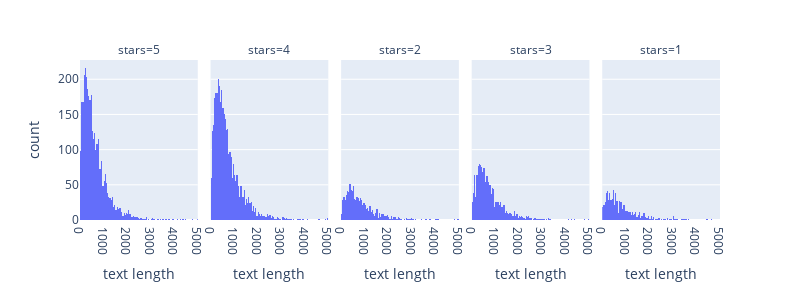

Source (notebook cell):
### Code cell
px.histogram(yelp,x='text length',facet_col='stars',width=800,height=300)

### Figure 1 — Plotly figure (JSON) as saved in the notebook; plotly's stock layout.template omitted (floating-point values rounded to 4 significant figures; data arrays with more than 128 entries replaced by an {"elided": "..."} marker saying what was removed)
{"data": [{"alignmentgroup": "True", "bingroup": "x", "hovertemplate": "stars=5<br>text length=%{x}<br>count=%{y}<extra></extra>", "legendgroup": "", "marker": {"color": "#636efa", "pattern": {"shape": ""}}, "name": "", "offsetgroup": "", "orientation": "v", "showlegend": false, "type": "histogram", "x": {"elided": "3337 int values"}, "xaxis": "x", "yaxis": "y"}, {"alignmentgroup": "True", "bingroup": "x", "hovertemplate": "stars=4<br>text length=%{x}<br>count=%{y}<extra></extra>", "legendgroup": "", "marker": {"color": "#636efa", "pattern": {"shape": ""}}, "name": "", "offsetgroup": "", "orientation": "v", "showlegend": false, "type": "histogram", "x": {"elided": "3526 int values"}, "xaxis": "x2", "yaxis": "y2"}, {"alignmentgroup": "True", "bingroup": "x", "hovertemplate": "stars=2<br>text length=%{x}<br>count=%{y}<extra></extra>", "legendgroup": "", "marker": {"color": "#636efa", "pattern": {"shape": ""}}, "name": "", "offsetgroup": "", "orientation": "v", "showlegend": false, "type": "histogram", "x": {"elided": "927 int values"}, "xaxis": "x3", "yaxis": "y3"}, {"alignmentgroup": "True", "bingroup": "x", "hovertemplate": "stars=3<br>text length=%{x}<br>count=%{y}<extra></extra>", "legendgroup": "", "marker": {"color": "#636efa", "pattern": {"shape": ""}}, "name": "", "offsetgroup": "", "orientation": "v", "showlegend": false, "type": "histogram", "x": {"elided": "1461 int values"}, "xaxis": "x4", "yaxis": "y4"}, {"alignmentgroup": "True", "bingroup": "x", "hovertemplate": "stars=1<br>text length=%{x}<br>count=%{y}<extra></extra>", "legendgroup": "", "marker": {"color": "#636efa", "pattern": {"shape": ""}}, "name": "", "offsetgroup": "", "orientation": "v", "showlegend": false, "type": "histogram", "x": {"elided": "749 int values"}, "xaxis": "x5", "yaxis": "y5"}], "layout": {"annotations": [{"font": {}, "showarrow": false, "text": "stars=5", "x": 0.092, "xanchor": "center", "xref": "paper", "y": 1, "yanchor": "bottom", "yref": "paper"}, {"font": {}, "showarrow": false, "text": "stars=4", "x": 0.296, "xanchor": "center", "xref": "paper", "y": 1, "yanchor": "bottom", "yref": "paper"}, {"font": {}, "showarrow": false, "text": "stars=2", "x": 0.5, "xanchor": "center", "xref": "paper", "y": 1, "yanchor": "bottom", "yref": "paper"}, {"font": {}, "showarrow": false, "text": "stars=3", "x": 0.704, "xanchor": "center", "xref": "paper", "y": 1, "yanchor": "bottom", "yref": "paper"}, {"font": {}, "showarrow": false, "text": "stars=1", "x": 0.908, "xanchor": "center", "xref": "paper", "y": 1, "yanchor": "bottom", "yref": "paper"}], "barmode": "relative", "height": 300, "legend": {"tracegroupgap": 0}, "margin": {"t": 60}, "width": 800, "xaxis": {"anchor": "y", "domain": [0, 0.184], "title": {"text": "text length"}}, "xaxis2": {"anchor": "y2", "domain": [0.204, 0.388], "matches": "x", "title": {"text": "text length"}}, "xaxis3": {"anchor": "y3", "domain": [0.408, 0.592], "matches": "x", "title": {"text": "text length"}}, "xaxis4": {"anchor": "y4", "domain": [0.612, 0.796], "matches": "x", "title": {"text": "text length"}}, "xaxis5": {"anchor": "y5", "domain": [0.816, 1], "matches": "x", "title": {"text": "text length"}}, "yaxis": {"anchor": "x", "domain": [0, 1], "title": {"text": "count"}}, "yaxis2": {"anchor": "x2", "domain": [0, 1], "matches": "y", "showticklabels": false}, "yaxis3": {"anchor": "x3", "domain": [0, 1], "matches": "y", "showticklabels": false}, "yaxis4": {"anchor": "x4", "domain": [0, 1], "matches": "y", "showticklabels": false}, "yaxis5": {"anchor": "x5", "domain": [0, 1], "matches": "y", "showticklabels": false}}}
